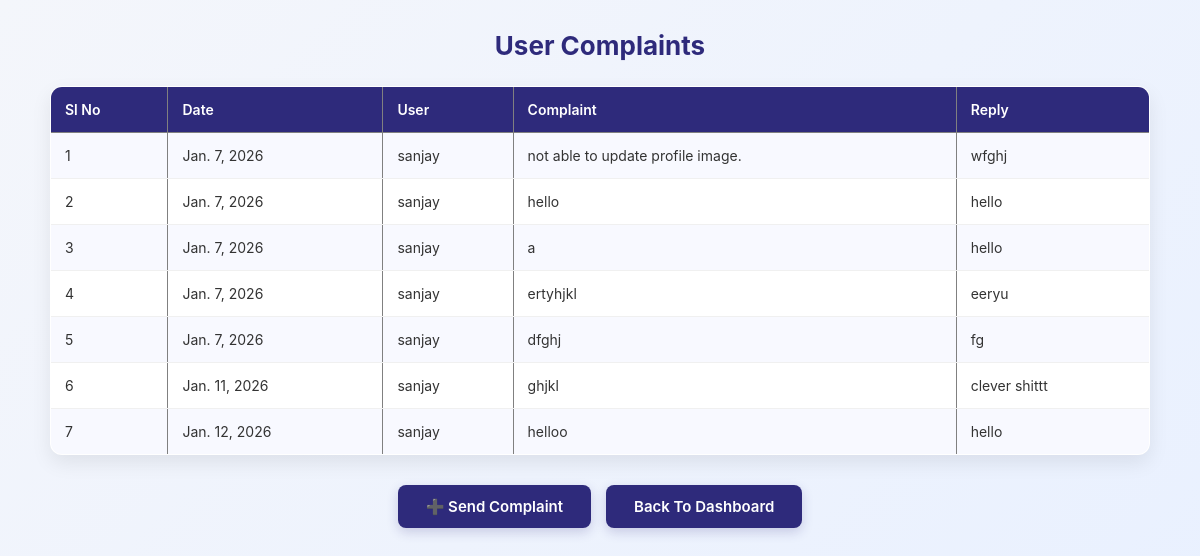
/myapp/user_complaint_get/ (signed in), run on the app's committed database.
### myapp/models.py (models this page shows)
class User_complaint_table(models.Model):
    Date=models.DateField()
    USER=models.ForeignKey(User,on_delete=models.CASCADE)
    Complaint=models.TextField()
    Reply=models.TextField(default="no reply")

### myapp/views.py (the view)
# urls.py: path('user_complaint_get/', views.user_complaint_get),
def user_complaint_get(request):
    complaints = User_complaint_table.objects.filter(USER=request.user)
    return render(request,"user/user_complaints.html",{"complaints": complaints}
    )

### templates/user/user_complaints.html (shortened to what this page needs)
{% load static %}
<!DOCTYPE html>
<html lang="en">
  <head>
    <link rel="stylesheet" href="/static/user/user_complaints.css" />
  </head>
  <body>
    <h2>User Complaints</h2>
    <table border="1" cellpadding="8" cellspacing="0">
      <tr>
        <th>Sl No</th>
        <th>Date</th>
        <th>User</th>
        <th>Complaint</th>
        <th>Reply</th>
      </tr>
      {% for c in complaints %}
      <tr>
        <td>{{ forloop.counter }}</td>
        <td>{{ c.Date }}</td>
        <td>{{ c.USER.username }}</td>
        <td>{{ c.Complaint }}</td>
        <td>{{ c.Reply }}</td>
      </tr>
      {% empty %}
      <tr>
        <td colspan="5">No complaints found</td>
      </tr>
      {% endfor %}
    </table>
    <div class="button-container">
      <a href="/myapp/user_send_complaint_get/" class="btn btn-primary"
        >➕ Send Complaint</a
      >
      <a href="/myapp/user_dashboard_get/" class="btn btn-secondary"
        >Back to Dashboard</a
      >
    </div>
  </body>
</html>

### myapp/static/user/user_complaints.css (style rules this page uses)
* { margin: 0; padding: 0; box-sizing: border-box; font-family: "Inter", Arial, sans-serif; }
body { background: linear-gradient(135deg, #f4f6fb 0%, #e8f0ff 100%); padding: 30px; min-height: 100vh; }
h2 { text-align: center; margin-bottom: 25px; color: #2e2a7b; font-size: 26px; font-weight: 700; }
table { width: 100%; max-width: 1100px; margin: auto; margin-bottom: 20px; border-collapse: collapse; background: #ffffff; box-shadow: 0 8px 20px rgba(0, 0, 0, 0.08); border-radius: 12px; overflow: hidden; }
table th { background: #2e2a7b; color: #ffffff; padding: 14px; text-align: left; font-size: 14px; font-weight: 600; }
table td { padding: 14px; font-size: 14px; color: #333; vertical-align: top; border-bottom: 1px solid #f0f0f0; }
table tr:nth-child(even) { background: #f8f9ff; }
.button-container { display: flex; justify-content: center; gap: 15px; margin-top: 30px; max-width: 1100px; margin-left: auto; margin-right: auto; }
.btn { padding: 12px 28px; text-decoration: none; border-radius: 8px; font-size: 15px; font-weight: 600; transition: all 0.3s ease; display: inline-block; }
.btn-primary { background: #2e2a7b; color: white; box-shadow: 0 4px 12px rgba(46, 42, 123, 0.2); }
.btn-secondary { background: #2e2a7b; color: white; box-shadow: 0 4px 12px rgba(46, 42, 123, 0.2); }
div { text-align: center; margin-top: 20px; }
div a { display: inline-block; padding: 12px 28px; background: #2e2a7b; color: white; text-decoration: none; border-radius: 8px; font-size: 15px; font-weight: 600; transition: all 0.3s ease; box-shadow: 0 4px 12px rgba(46, 42, 123, 0.2); text-transform: capitalize; }

### data on the page
User_complaint_table: Date "Jan. 7, 2026", USER.username "sanjay", Complaint "not able to update profile image.", Reply "wfghj"
User_complaint_table: Date "Jan. 7, 2026", USER.username "sanjay", Complaint "hello", Reply "hello"
User_complaint_table: Date "Jan. 7, 2026", USER.username "sanjay", Complaint "a", Reply "hello"
User_complaint_table: Date "Jan. 7, 2026", USER.username "sanjay", Complaint "ertyhjkl", Reply "eeryu"
User_complaint_table: Date "Jan. 7, 2026", USER.username "sanjay", Complaint "dfghj", Reply "fg"
User_complaint_table: Date "Jan. 11, 2026", USER.username "sanjay", Complaint "ghjkl", Reply "clever shittt"
User_complaint_table: Date "Jan. 12, 2026", USER.username "sanjay", Complaint "helloo", Reply "hello"
